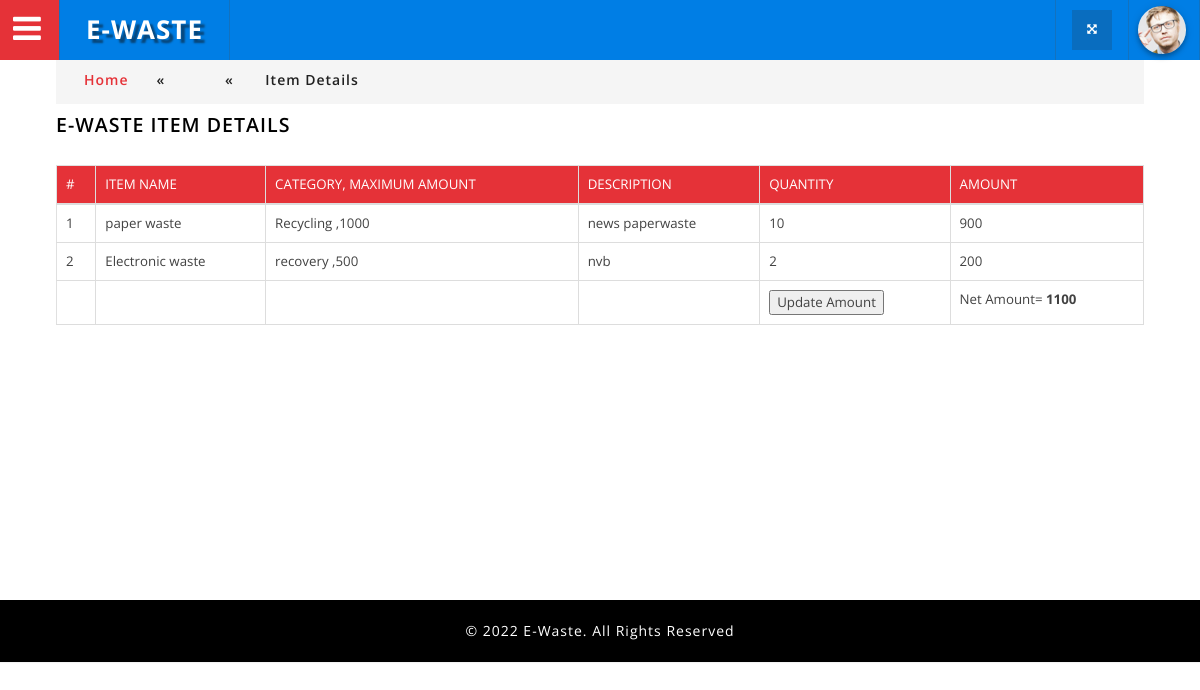
The app's page /Fieldofficer/viewitem.php?id=2 (signed in) with its own data.
### tables this page shows
CREATE TABLE IF NOT EXISTS `request_items` (
`req_item_id` int(11) NOT NULL,
  `req_id` int(11) NOT NULL,
  `item_title` varchar(70) NOT NULL,
  `e_cat_id` int(11) NOT NULL,
  `description` varchar(100) NOT NULL,
  `qty` int(11) NOT NULL,
  `amount` int(11) NOT NULL
);

CREATE TABLE IF NOT EXISTS `ewaste_category` (
`catid` int(11) NOT NULL,
  `catname` varchar(60) NOT NULL,
  `price` varchar(50) NOT NULL
);

### connectionclass.php (called while the page is built, shortened)
<?php
class Connectionclass
{
    public $db = null;
    public function open()
    {
        $dbname = "ewaste";
        $this->db = mysqli_connect("localhost", "root", "", $dbname)
            or die('Error connecting to MySQL server.');
    }
    public function GetTable($qry)
    {
        try {
            $result = mysqli_query($this->db, $qry);
            if ($result) {
                $data = array();
                while ($row = mysqli_fetch_assoc($result)) {
                    $data[] = $row;
                }
                return $data;
            } else {
                throw new Exception(mysqli_error($this->db));
            }
        } catch (Exception $e) {
            return $e->getMessage();
        } finally {
            mysqli_close($this->db);
        }
    }
    public function GetSingleData($qry)
    {
        try {
            $result = mysqli_query($this->db, $qry);
            if ($result) {
                $row = mysqli_fetch_row($result);
                return ($row != null) ? $row[0] : "";
            } else {
                throw new Exception(mysqli_error($this->db));
            }
        } catch (Exception $e) {
            return $e->getMessage();
        } finally {
            mysqli_close($this->db);
        }
    }
}
?>

### Fieldofficer/viewitem.php (the view, shortened to what this page needs)
<?php
require_once('header.php');
$type=$_REQUEST['type'];
$req_id=$_REQUEST['id'];
$wer="select * from request_items i inner join ewaste_category c where i.req_id='$req_id' and i.e_cat_id=c.catid";
$res1=$obj->GetTable($wer);
?>
				<div class="inner_content">
						<div class="w3l_agileits_breadcrumbs">
							<div class="w3l_agileits_breadcrumbs_inner">
								<ul>
									<li><a href="index.php">Home</a><span>«</span></li>
									<li>
          <span>«</span></li>
									<li>Item Details</li>
								</ul>
							</div>
						</div>
					<div class="inner_content_w3_agile_info two_in" style="margin-top: 0em;">
					   <h3 class="w3_inner_tittle two"><?php echo $tu; ?>  E-Waste Item Details</h3>
						<div class="agile-tables">
											<table class="table table-bordered table-responsive">
              <thead>
                <tr>
                  <th>#</th>
                  <th>Item Name</th>
                  <th>Category, Maximum Amount</th>
                  <th>Description</th>
                  <th>Quantity</th>
                  <th>Amount</th>
                </tr>
              </thead>
              <tbody>
<?php
$i=0;
foreach($res1 as $row)
{
  $i++;
   $total_data=count($res1);
  ?>              <tr>
                  <td><?php echo $i; ?></td>
                  <td><?php echo $row['item_title']?></td>
                  <td><?php echo $row['catname']?> ,<?php echo $row['price']?></td>
                  <td><?php echo $row['description']?></td>
                  <td><?php echo $row['qty']?></td>
                 <td><?php $amount=$row["amount"];
               $result= $row['qty'] *$row['price'];
														if($amount=='0')
														{
															?>
															<form method="post" action="codes/update_amt.php?action=amount&req_id=<?php echo $row['req_id'];?>&type=<?php echo $type ?>">
                      <input type="number" name="amount_<?php echo $i?>" max="<?php echo $result ?>" required>
   <input type="hidden"  name="req_item_id_<?php echo $i?>" value="<?php echo $row['req_item_id']?>">
      <input type="hidden"  name="type" value="<?php echo $type ?>">
															<?php
														}
														else
														{
															echo $amount;
												?>
												<?php
											}
												?>
                </tr>
    <?php } ?>
           <tr>
                  <td></td>
                  <td></td>
                  <td></td>
                  <td></td>
                  <td><input type="submit" name="submit" value="Update Amount"></td>        <input type="hidden"  name="total_data" value="<?php echo $total_data ?>">
                  <?php
                     $qry="select sum(amount) from request_items where req_id='$req_id'";
            $total=$obj->GetSingleData($qry);?>
                  <td>Net Amount= <b><?php echo $total; ?></b></td>
                </tr>
              </tbody>
            </table>
								</div>
				    </div>
				</div>
		<?php
		require_once('footer.php');
		?>

### Fieldofficer/css/table-style.css (style rules this page uses)
table { background: white; border-collapse: collapse; margin: 1.25em 0 0; width: 100%; }
table tr, table th, table td { border: none; border-bottom: 1px solid #e8e8e8; font-size: .95em; }
table th, table td { padding: 10px 12px; text-align: left; }
table th { background: #e53238; color: #fff; text-transform: uppercase; }
table tr td { background: #f3faff; color: #424242; }
table tr:nth-of-type(2n+2) td { background: #ffffff; }
table { width: 100%; }
.table { margin: 30px 0; border-collapse: collapse; border-spacing: 0; empty-cells: show; border: 1px solid #e0e0e0; }
.table td, .table th { border-left: 1px solid #e0e0e0; border-width: 0 0 0 1px; font-size: inherit; margin: 0; overflow: visible; padding: 0.5em 1em; font-weight: normal; }
.table td:first-child, .table th:first-child { border-left-width: 0; }
.table thead, .table tfoot { background-color: #f05050; color: #fff; text-align: left; vertical-align: bottom; }
.table thead td, .table tfoot td, .table thead th, .table tfoot th { border-color: #fff; }
.table td { background-color: transparent; }

### Fieldofficer/css/component.css (style rules this page uses)
*, *:after, *::before { -webkit-box-sizing: border-box; -moz-box-sizing: border-box; box-sizing: border-box; }

### Fieldofficer/css/style.css (style rules this page uses)
body { margin:0; padding:0; background:#fff; font-family: 'Open Sans', sans-serif; }
h1,h2,h3,h4,h5,h6 { margin:0; font-family: 'Open Sans', sans-serif; }
ul { margin:0; padding:0; }
p,ul,ol { font-size:14px; }
input[type="submit"],a,.nbs-flexisel-nav-left,.nbs-flexisel-nav-right { transition:.5s ease-in; -webkit-transition:.5s ease-in; -moz-transition:.5s ease-in; -o-transition:.5s ease-in; -ms-transition:.5s ease-in; }
.inner_content { padding: 4em 4em; min-height: 600px; }
h3.w3_inner_tittle.two { color: #000; font-weight: 600; }
h3.w3_inner_tittle { text-transform: uppercase; color: #fff; margin: 0.5em 0 1em 0; font-weight: 800; font-size: 1.4em; letter-spacing:1px; }
.inner_content_w3_agile_info { margin-top:4.5em; }
.inner_content_w3_agile_info.two_in { margin-top: 4em; }
.table > thead > tr > th, .table > tbody > tr > th, .table > tfoot > tr > th, .table > thead > tr > td, .table > tbody > tr > td, .table > tfoot > tr > td { padding: 9px; }
.w3l_agileits_breadcrumbs { padding:1em 0; background:#f5f5f5; }
.w3l_agileits_breadcrumbs ul li { display:inline-block; color:#212121; font-weight:600; font-family: 'Open Sans', sans-serif; letter-spacing:1px; }
.w3l_agileits_breadcrumbs ul li a { color: #e53238; text-decoration:none; font-family: 'Open Sans', sans-serif; }
.w3l_agileits_breadcrumbs ul li span { padding:0 2em; }
.w3l_agileits_breadcrumbs_inner { padding: 0 2em; }
button, input, select, textarea { font-family: inherit; font-size: inherit; line-height: inherit; }

### records on screen
request_items: item_title "paper waste", ewaste_category.catname "Recycling", ewaste_category.price "1000", description "news paperwaste", qty "10", amount "900"
request_items: item_title "Electronic waste", ewaste_category.catname "recovery", ewaste_category.price "500", description "nvb", qty "2", amount "200"

### other values on screen
$total "1100"
